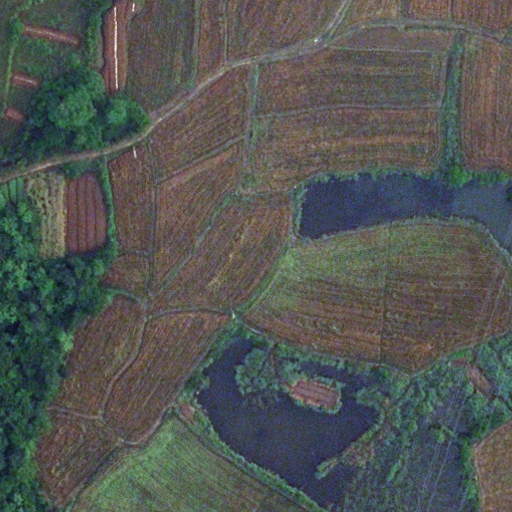
#> input picture classical/LoveDA_Test_16/Rural/images_png_512/17.png, 512 x 512 px, found by its file name
$ python basic_segm.py
#> lines starting #> are read from the running program, lines starting #| are printed output that depends on the picture
import os

import skimage
from skimage.feature import local_binary_pattern
from sklearn import datasets
import numpy as np
import sklearn.model_selection
from sklearn import svm
import sklearn.naive_bayes
import matplotlib.pyplot as plt


radius = 1
n_points = 8 * radius
METHOD = 'uniform'
number_images = 16

dim = 3


im_i = skimage.io.imread("./LoveDA_Test_16/Rural/images_png/17.png")
#> im_i is the input picture: shape (512, 512, 3); mean R, G, B 83.4, 86.9, 83.3
im_i_g = skimage.color.rgb2gray(im_i)
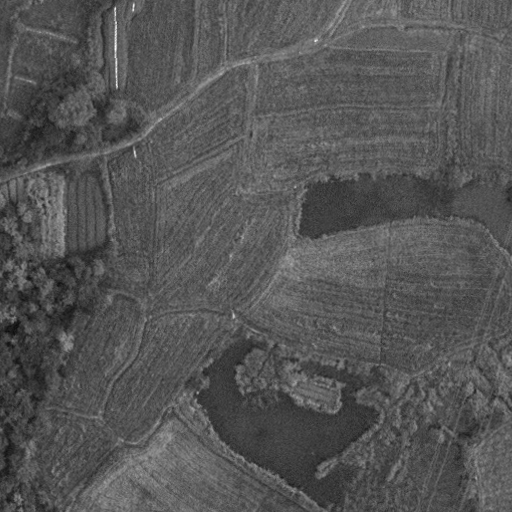
#> im_i_g: shape (512, 512) float64; min 0.0488, max 0.989, mean 0.337
im_m = skimage.io.imread("./LoveDA_Test_16/Rural/masks_png/17.png")

print(im_i.shape)
#| (512, 512, 3)

im_i_red = im_i[:,:,0]
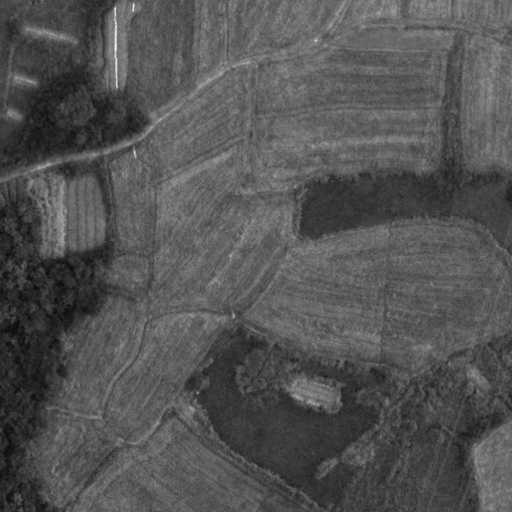
#> im_i_red: shape (512, 512); min 9, max 251, mean 83.4
im_i_green = im_i[:,:,1]
im_i_blue = im_i[:,:,2]
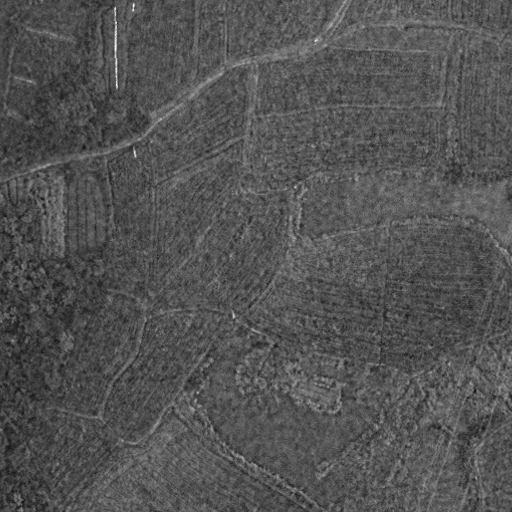
#> im_i_blue: shape (512, 512); min 16, max 253, mean 83.3

lbp_red = local_binary_pattern(im_i_red, n_points, radius, METHOD)
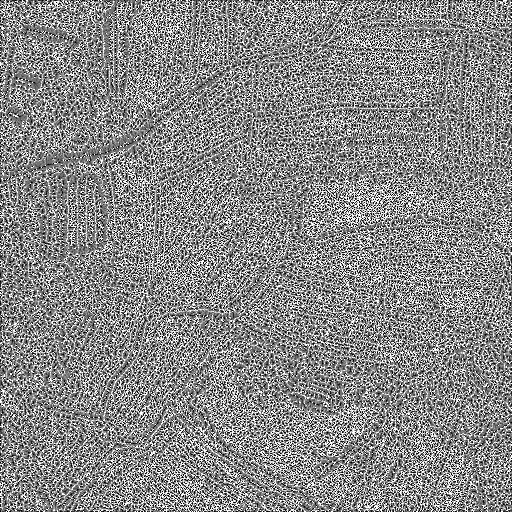
#> lbp_red: shape (512, 512) float64; min 0, max 9, mean 4.82; drawn with min black and max white
lbp_green = local_binary_pattern(im_i_green, n_points, radius, METHOD)
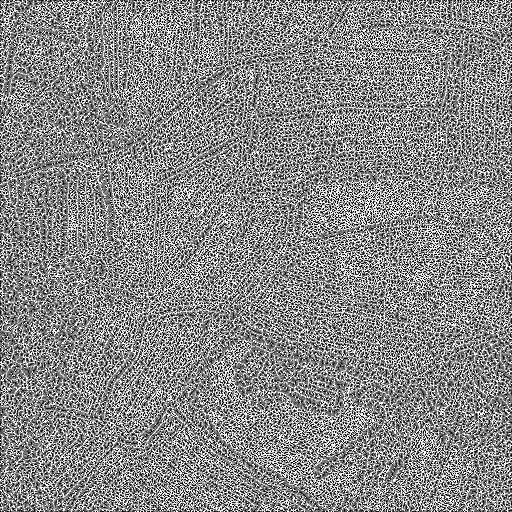
#> lbp_green: shape (512, 512) float64; min 0, max 9, mean 4.83; drawn with min black and max white
lbp_blue = local_binary_pattern(im_i_blue, n_points, radius, METHOD)
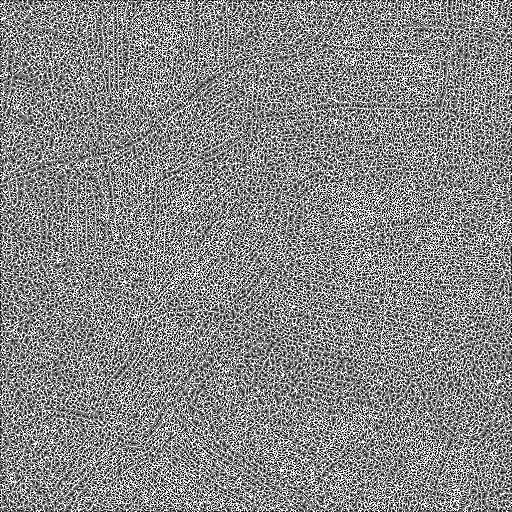
#> lbp_blue: shape (512, 512) float64; min 0, max 9, mean 4.78; drawn with min black and max white

im_preproc = im_i - 127
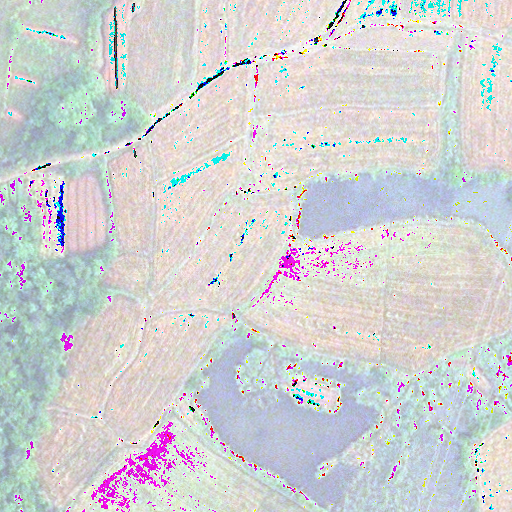
#> im_preproc: shape (512, 512, 3); mean R, G, B 208.2, 209.2, 209.8

#> (the run stopped early here; a loop or call above may not have finished)

$ run again, with classical/LoveDA_Test_16/Rural/images_png_512/16.png copied over classical/LoveDA_Test_16/Rural/images_png_512/17.png
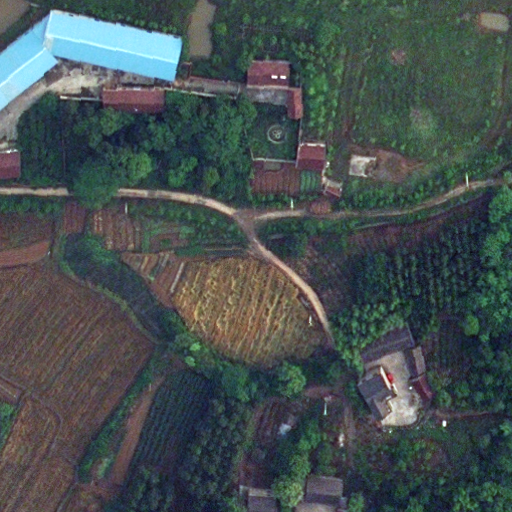
#> input picture classical/LoveDA_Test_16/Rural/images_png_512/16.png, 512 x 512 px, found by its file name
#> im_i is the input picture: shape (512, 512, 3); mean R, G, B 70.3, 80.7, 80.3
#| (512, 512, 3)
#> `lbp_blue = local_binary_pattern(im_i_blue, n_points, radius, METHOD)`:
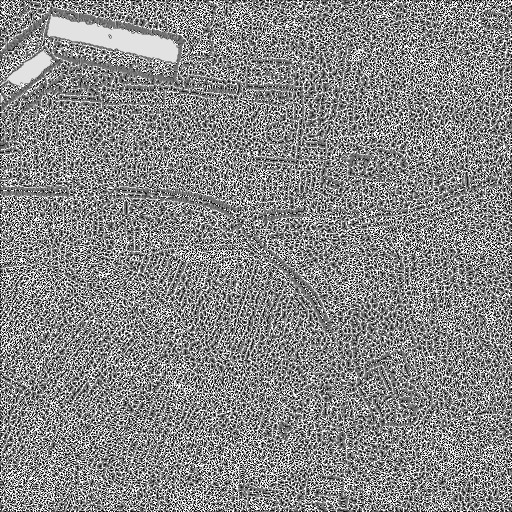
#> lbp_blue: shape (512, 512) float64; min 0, max 9, mean 4.8; drawn with min black and max white
#> `im_preproc = im_i - 127`:
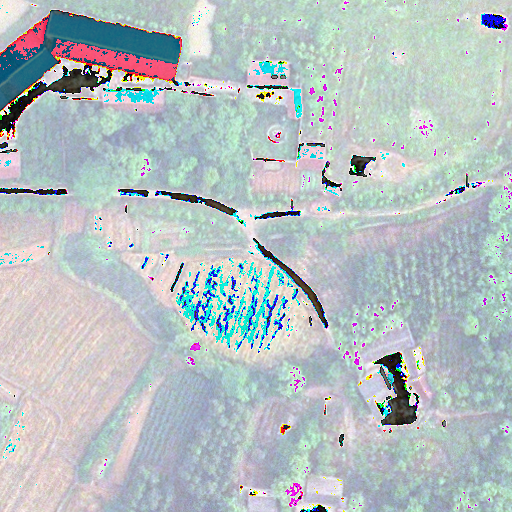
#> im_preproc: shape (512, 512, 3); mean R, G, B 180.8, 191.6, 193.3

$ run again, with classical/LoveDA_Test_16/Rural/images_png_512/18.png copied over classical/LoveDA_Test_16/Rural/images_png_512/17.png
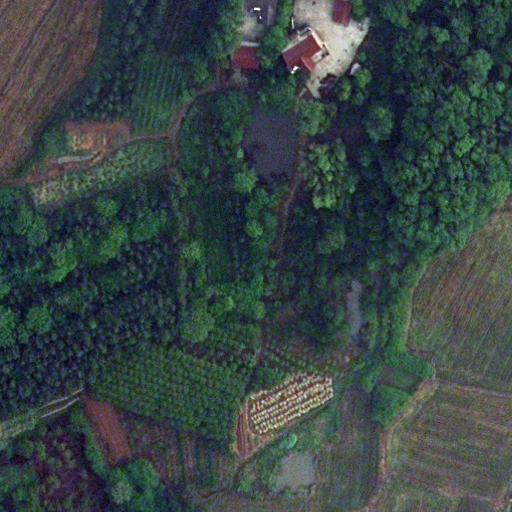
#> input picture classical/LoveDA_Test_16/Rural/images_png_512/18.png, 512 x 512 px, found by its file name
#> im_i is the input picture: shape (512, 512, 3); mean R, G, B 56.3, 69.3, 68
#| (512, 512, 3)
#> `lbp_blue = local_binary_pattern(im_i_blue, n_points, radius, METHOD)`:
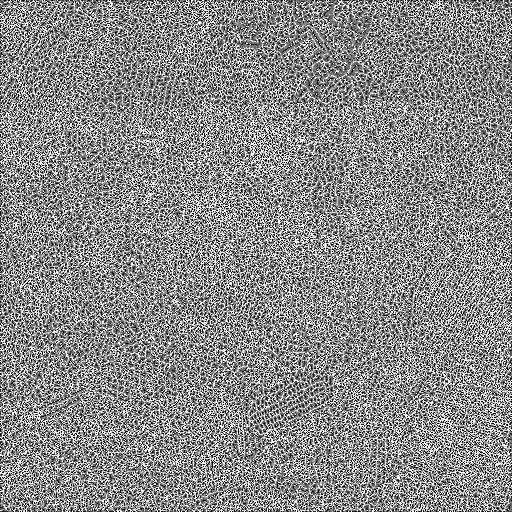
#> lbp_blue: shape (512, 512) float64; min 0, max 9, mean 4.9; drawn with min black and max white
#> `im_preproc = im_i - 127`:
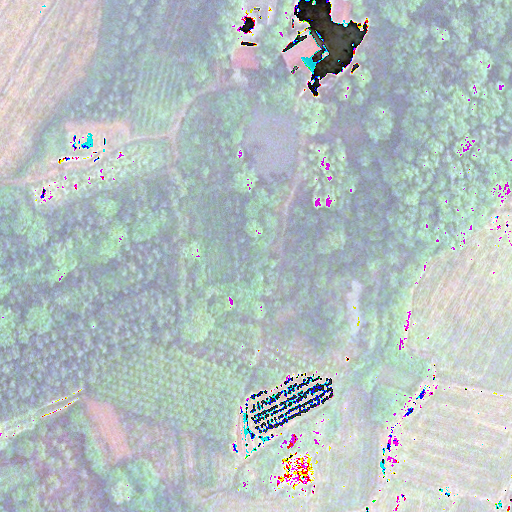
#> im_preproc: shape (512, 512, 3); mean R, G, B 179.4, 191.6, 192

$ run again, with classical/LoveDA_Test_16/Rural/images_png_512/19.png copied over classical/LoveDA_Test_16/Rural/images_png_512/17.png
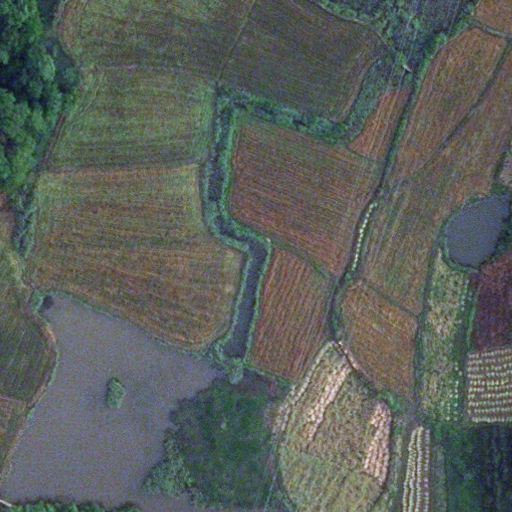
#> input picture classical/LoveDA_Test_16/Rural/images_png_512/19.png, 512 x 512 px, found by its file name
#> im_i is the input picture: shape (512, 512, 3); mean R, G, B 91.4, 96.7, 91.8
#| (512, 512, 3)
#> `im_preproc = im_i - 127`:
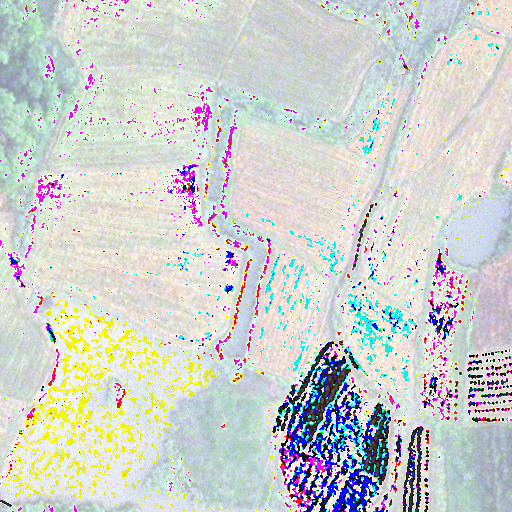
#> im_preproc: shape (512, 512, 3); mean R, G, B 205.2, 208.7, 205.2
